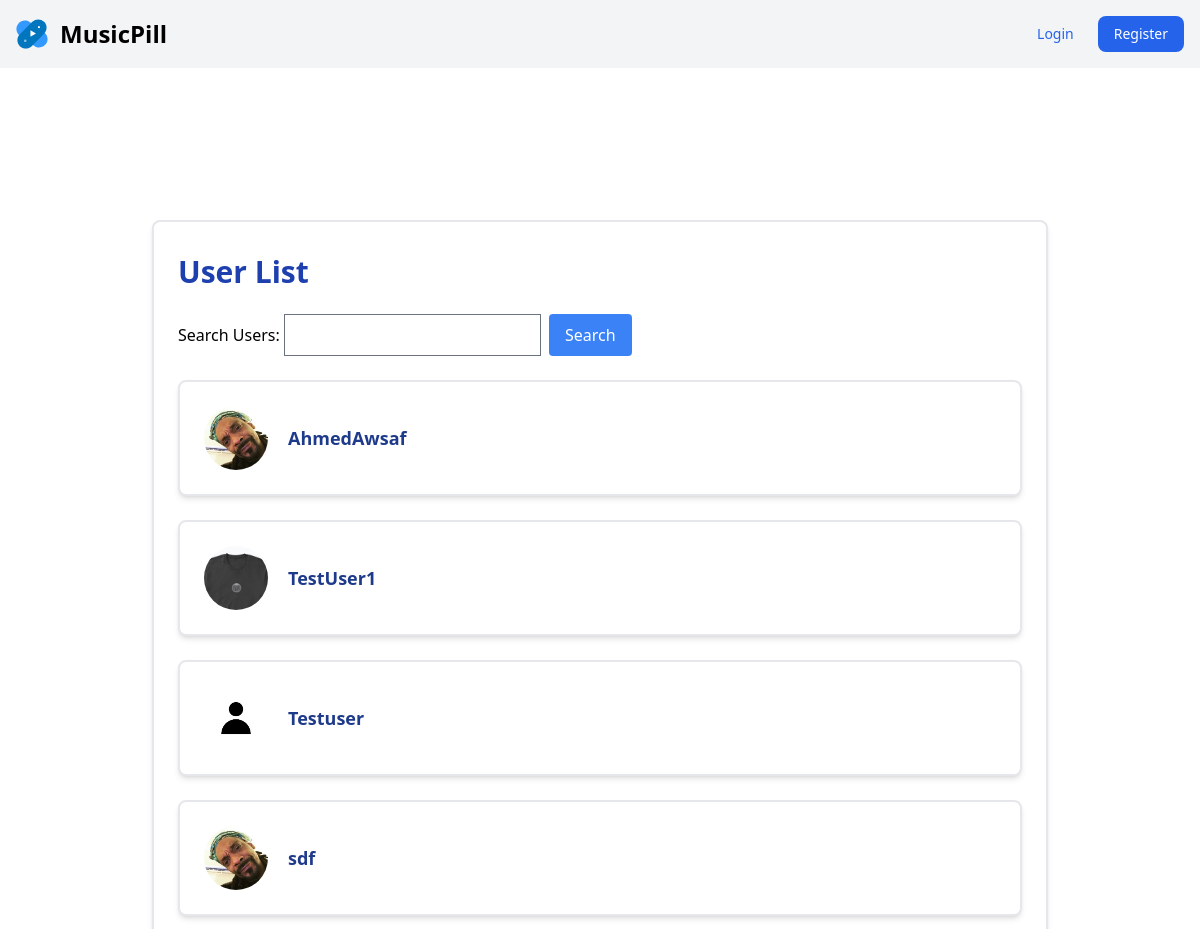
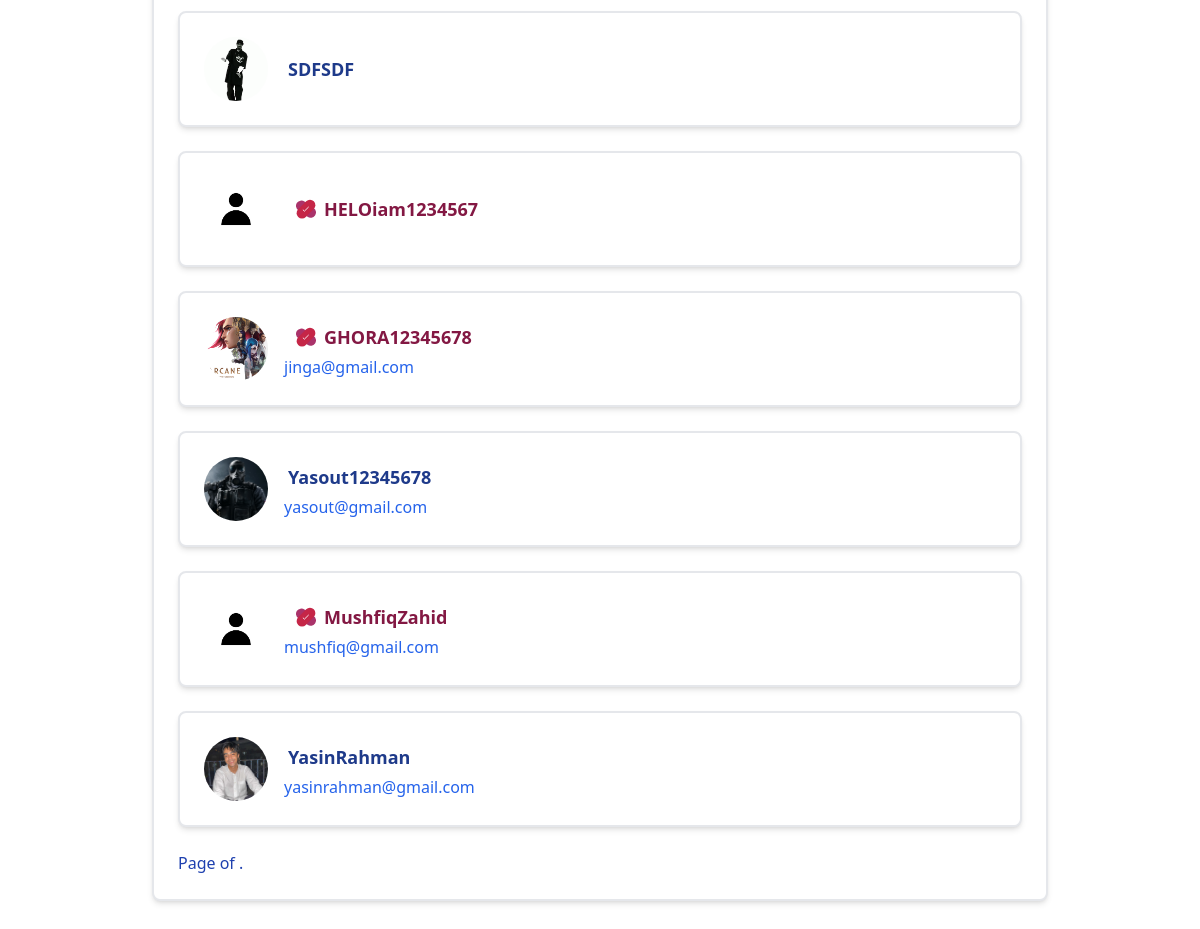
/users/, run on the app's committed database (2 pictures, top to bottom).
### main/models.py (models this page shows, shortened)
class CustomUserModel(AbstractUser):
    USER_TYPE_CHOICES = (
        ('standard', 'Standard User'),
        ('artist', 'Artist'),
        ('admin', 'Administrator'),
        ('staff', 'Staff'),
    )
    bio = models.TextField(blank=True)
    friends = models.ManyToManyField('self',blank=True)
    user_type = models.CharField(max_length=10, choices=USER_TYPE_CHOICES, default='standard')
    image = models.ImageField(upload_to=f'User_images/', blank=True, null=True)

### player/views.py (the view)
# urls.py: path('users/', UserListView.as_view(), name='user_list'),
class UserListView(ListView):
    model = CustomUserModel
    template_name = 'user_list.html'
    context_object_name = 'users'
    paginate_by = 10
    def get_queryset(self):
        queryset = CustomUserModel.objects.all()
        search_query = self.request.GET.get('search_query')
        if search_query:
            queryset = queryset.filter(
                Q(username__icontains=search_query) |
                Q(email__icontains=search_query) |
                Q(bio__icontains=search_query)
            )
        return queryset
    def get_context_data(self, **kwargs):
        context = super().get_context_data(**kwargs)
        context['search_form'] = UserSearchForm(self.request.GET)
        return context

### forms/forms.py
class UserSearchForm(forms.Form):
    search_query = forms.CharField(max_length=100, required=False, label='Search Users')

### forms/templates/user_list.html (shortened to what this page needs)
{% extends "base.html" %}
{% load static %}
{% block content %}
<div class="min-h-screen flex items-center justify-center">
    <div class="w-full border-2 max-w-4xl m-4 p-6 pt-8 bg-white rounded-lg shadow-md">
        <h2 class="text-3xl font-semibold text-blue-800 mb-6 ">User List</h2>
        <form method="get" action="{% url 'user_list' %}" class="mb-6 flex ">
            {{ search_form.as_p }}
            <button type="submit" class="bg-blue-500 text-white py-2 px-4 rounded mx-2">Search</button>
        </form>
        {% for user in users %}
        {% if user != request.user %}
            <div class="bg-white p-6 mb-6 rounded-lg shadow-md flex items-center border-2">
                <div class="w-16 h-16 overflow-hidden rounded-full mr-4">
                    {% if user.image.url != None %}
                    <img src="{{ user.image.url }}" alt="User Cover" class="w-full h-full object-cover">
                    {% else %}
                    <img src="{% static 'PP.jpg' %}" alt="User Cover" class="w-full h-full object-cover">
                    {% endif %}
                </div>
                <div>
                    <a href="" class='flex m-1'>
                        {% if user.user_type == 'artist' %}
                        <img class='w-5 h-5 object-cover my-auto mx-2' src="{% static 'Certify.svg' %}" alt="Cert">
                        <p class="text-lg font-semibold text-pink-900 hover:text-pink-700 my-auto">
                            {{ user.username }}
                        </p>
                        {% else %}
                        <p class="text-lg font-semibold text-blue-900 hover:text-blue-700 my-auto">
                            {{ user.username }}
                        </p>
                        {% endif %}
                    </a>
                    <p class="text-blue-600">{{ user.email }}</p>
                </div>
            </div>
        {% endif %}
        {% endfor %}
        {% if is_paginated %}
            <div class="flex justify-between mt-6">
                <span class="text-blue-800">
                    Page {{ users.number }} of {{ users.paginator.num_pages }}.
                </span>
            </div>
        {% endif %}
    </div>
</div>
{% endblock content %}

### player/templates/base.html (shortened to what this page needs)
<!DOCTYPE html>
<html lang="en">
<head>
    <link href="https://unpkg.com/tailwindcss@^2/dist/tailwind.min.css" rel="stylesheet">
    <script src="https://cdn.tailwindcss.com"></script>
    <script src="https://cdn.tailwindcss.com?plugins=forms,typography,aspect-ratio,line-clamp"></script>
    {% load static %}
</head>
<body class='h-screen'>
        <nav class="bg-gray-100 border-gray-200">
            <div class="flex flex-wrap justify-between items-center mx-auto max-w-screen-xl p-4">
                <a href="{% url 'webplayer' %}" class="flex items-center space-x-3 rtl:space-x-reverse">
                    <img src="{% static 'LOGO.svg' %}" class="h-8" alt="MusicPill Logo" />
                    <span class="self-center text-2xl font-semibold whitespace-nowrap">MusicPill</span>
                </a>
                <div class="flex items-center space-x-6 rtl:space-x-reverse">
                    {% if user.is_authenticated %}
                      <a href="{% url 'user_profile' user_id=request.user.id %}" class='flex items-center'><p class='p-4'>{{ user.username }}</p>
                      {% if user.image.url != None %}
                      <img src="{{ user.image.url }}" class='shadow-xl' style='width:40px; height:40px; object-fit: cover; border-radius:100%;' alt="">
                      {% endif %}</a>
                      <a href="{% url 'logout_user' %}" class="text-sm  text-red-600 dark:text-red-500 hover:underline">Logout</a>
                      {% block extrabutton %}{% endblock extrabutton %}
                        {% else %}
                        <a href="login/" class="text-sm  text-blue-600 dark:text-blue-500 hover:underline">Login</a>
                        <a href="register/" class="text-sm  bg-blue-600 text-white rounded-lg px-4 py-2">Register</a>
                    {% endif %}
                </div>
            </div>
        </nav>
<div class='h-4/5'>
{% block content %} Are you sure your are in the right place? {% endblock content %}
</div>
</body>
</html>

### data on the page
CustomUserModel: image (picture), username "AhmedAwsaf"
CustomUserModel: image (picture), username "TestUser1"
CustomUserModel: username "Testuser"
CustomUserModel: image (picture), username "sdf"
CustomUserModel: image (picture), username "SDFSDF"
CustomUserModel: username "HELOiam1234567"
CustomUserModel: image (picture), username "GHORA12345678", email "jinga@gmail.com"
CustomUserModel: image (picture), username "Yasout12345678", email "yasout@gmail.com"
CustomUserModel: username "MushfiqZahid", email "mushfiq@gmail.com"
CustomUserModel: image (picture), username "YasinRahman", email "yasinrahman@gmail.com"
